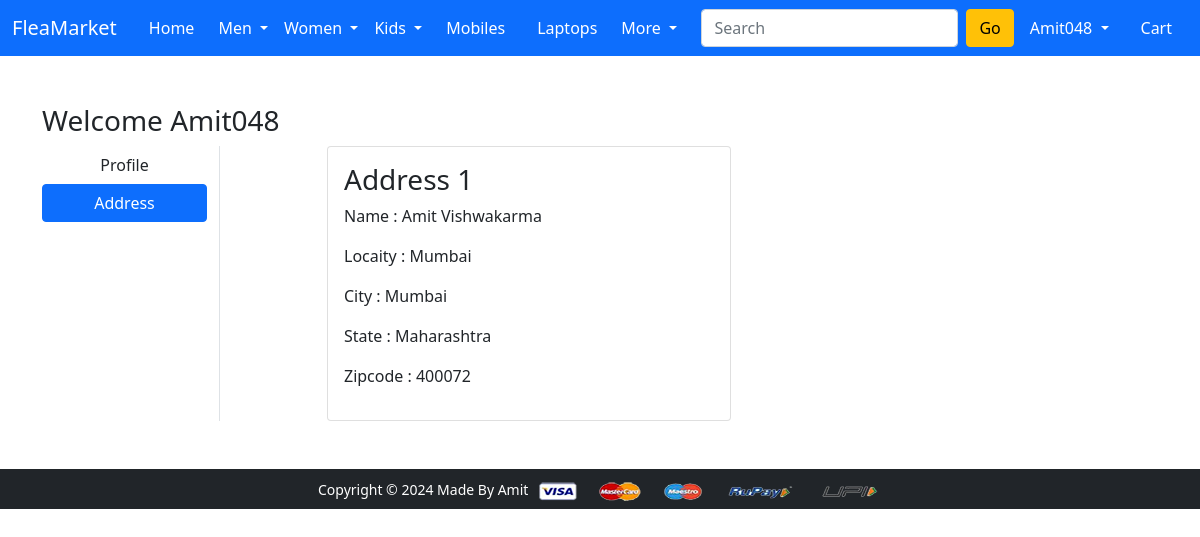
The page /address/ (signed in) on the database its author committed.
### app/models.py (models this page shows, shortened)
class Customer(models.Model):
    user = models.ForeignKey(User, on_delete=models.CASCADE)
    name = models.CharField(max_length=50)
    locality = models.CharField(max_length=50)
    city = models.CharField(max_length=50)
    zipcode = models.IntegerField()
    state = models.CharField(choices = STATE_CHOICES, max_length=50)

### app/views.py (the view)
# urls.py: path("address/", views.address, name="address"),
def address(request):
   add = Customer.objects.filter(user=request.user)
   return render(request, 'app/address.html', {'add':add, 'active':'btn-primary'})

### app/templates/app/address.html (shortened to what this page needs)
{% extends 'app/base.html' %}
{% load static %}
{% block main-content %}
<div class="container my-5">
  <div class="row">
    <h3>Welcome <span class="text-capitalize">{{request.user}}</span></h3>
    <div class="col-sm-2 border-end">
      <ul class="list-unstyled">
        <li class="d-grid">
          <a href="{% url 'profile' %}" class="btn">Profile</a>
        </li>
        <li class="d-grid">
          <a href="{% url 'address' %}" class="btn {{active}}">Address</a>
        </li>
      </ul>
    </div>
    <div class="col-sm-9 offset-sm-1">
      <div class="row">
        {% for ad in add %}
        <div class="col-sm-6">
          <div class="card">
            <div class="card-body">
              <h3>Address {{forloop.counter}}</h3>
              <p>Name : {{ad.name}}</p>
              <p>Locaity : {{ad.locality}}</p>
              <p>City : {{ad.city}}</p>
              <p>State : {{ad.state}}</p>
              <p>Zipcode : {{ad.zipcode}}</p>
            </div>
          </div>
        </div>
        {% endfor %}
      </div>
    </div>
  </div>
</div>
{% endblock main-content %}

### app/templates/app/base.html (shortened to what this page needs)
<!DOCTYPE html>
{% load static %}
<html lang="en">
<head>
  <link href="https://cdn.jsdelivr.net/npm/bootstrap@5.0.0-beta1/dist/css/bootstrap.min.css" rel="stylesheet"
 />
  <link rel="stylesheet" href="{% static 'app/css/owl.carousel.min.css' %}" />
  <link rel="stylesheet" href="{% static 'app/css/all.min.css' %}" />
  <link rel="stylesheet" href="{% static 'app/css/style.css' %}" />
</head>
<body>
  <nav class="navbar navbar-expand-lg navbar-dark bg-primary">
    <div class="container-fluid">
      <a class="navbar-brand" href="/">FleaMarket</a>
      <div class="collapse navbar-collapse" id="navbarSupportedContent">
        <ul class="navbar-nav me-auto mb-2 mb-lg-0">
          <li class="nav-item mx-2">
            <a href="/" class="nav-link text-white">Home</a>
          </li>
          <li class="nav-item dropdown">
            <a class="nav-link dropdown-toggle text-white" href="#" id="MoreDropdown" role="button"
              data-bs-toggle="dropdown" aria-expanded="false">
              Men
            </a>
          </li>
          <li class="nav-item dropdown">
            <a class="nav-link dropdown-toggle text-white" href="#" id="MoreDropdown" role="button"
              data-bs-toggle="dropdown" aria-expanded="false">
              Women
            </a>
          </li>
          <li class="nav-item dropdown">
            <a class="nav-link dropdown-toggle text-white" href="#" id="MoreDropdown" role="button"
              data-bs-toggle="dropdown" aria-expanded="false">
              Kids
            </a>
          </li>
          <li class="nav-item mx-2">
            <a href="{% url 'mobile' %}" class="nav-link text-white">Mobiles</a>
          </li>
          <li class="nav-item mx-2">
            <a href="{% url 'laptop' %}" class="nav-link text-white">Laptops</a>
          </li>
          <li class="nav-item dropdown">
            <a class="nav-link dropdown-toggle text-white" href="#" id="MoreDropdown" role="button"
              data-bs-toggle="dropdown" aria-expanded="false">
              More
            </a>
            </li>
        </ul>
            <form class="d-flex">
              <input class="form-control me-2" type="search" placeholder="Search" aria-label="Search" />
              <button class="btn btn-warning" type="submit">Go</button>
            </form>
            <div>
              <ul class="navbar-nav me-auto mb-2 mb-lg-0">
                {% if request.user.is_authenticated %}
                <li class="nav-item dropdown mx-2">
                  <a class="nav-link dropdown-toggle text-white" href="#" id="profileDropdown" role="button"
                    data-bs-toggle="dropdown" aria-expanded="false">
                    {{request.user.username|capfirst}}
                  </a>
                    </li>
                  </ul>
                <li class="nav-item mx-2">
                  <a href="{% url 'showcart' %}" class="nav-link text-white"> Cart
                  </a>
                </li>
                {% endif %}
            </div>
      </div>
    </div>
  </nav>
  <div class="container-fluid">
    {% block main-content %}{% endblock main-content %}
  </div>
  <footer class="container-fluid bg-dark text-center p-2 mt-5">
    <small class="text-white">Copyright &copy; 2024 Made By Amit
    </small>
    <img src="{% static 'app/images/payment.png' %}" alt="" srcset="" class="img-fluid" height="2px" />
  </footer>
</body>
</html>

### rows shown on the page
Customer: name "Amit Vishwakarma", locality "Mumbai", city "Mumbai", state "Maharashtra", zipcode "400072"

### other values the page prints
{{ request.user.username|capfirst }} "Amit048"
{{ request.user }} "Amit048"
